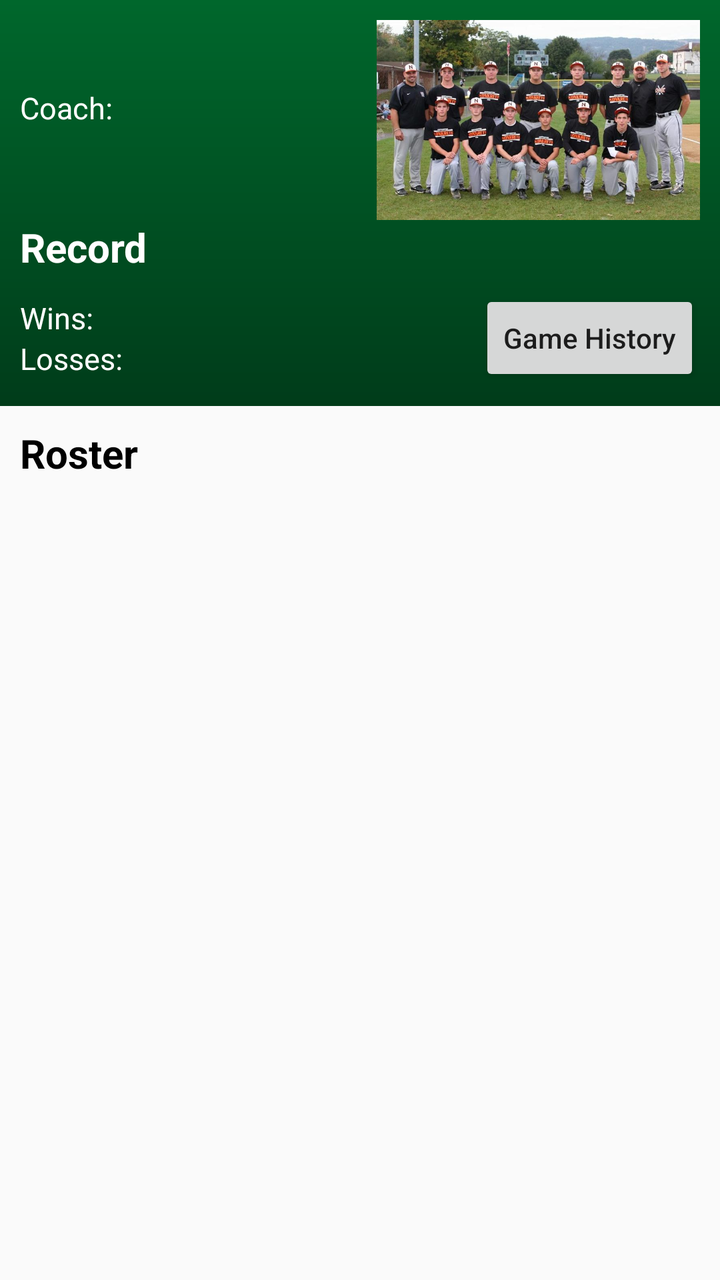
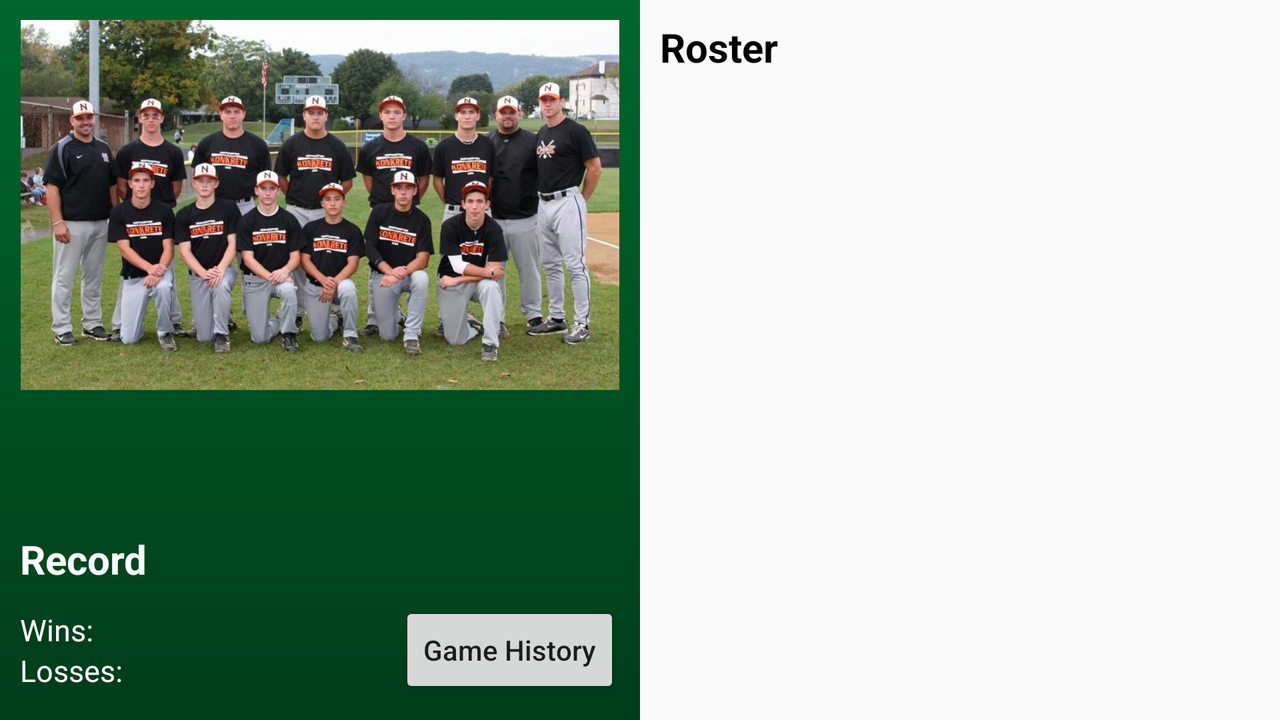

First picture: res/layout/ on a phone held upright. Second picture: the repository's own variant of that layout, on a device whose configuration matches the variant's folder. Source for both follows.
<!-- AndroidManifest.xml: application theme AppTheme -->
<!-- res/layout/activity_team_information.xml -->
<?xml version="1.0" encoding="utf-8"?>
<LinearLayout
	xmlns:android="http://schemas.android.com/apk/res/android"
	android:layout_width="match_parent"
	android:layout_height="match_parent"
	android:orientation="vertical">

	<LinearLayout
		android:layout_width="match_parent"
		android:layout_height="wrap_content"
		android:background="@drawable/gradient_background"
		android:orientation="vertical"
		android:padding="10dp">

		<LinearLayout
			android:layout_width="match_parent"
			android:layout_height="wrap_content"
			android:orientation="horizontal">

			<LinearLayout
				android:layout_width="0dp"
				android:layout_height="wrap_content"
				android:layout_weight="1"
				android:orientation="vertical">

				<TextView
					android:id="@+id/stats_team_name"
					android:layout_width="wrap_content"
					android:layout_height="wrap_content"
					android:textColor="@color/white"
					android:textSize="25sp"
					android:textStyle="bold|italic"/>

				<LinearLayout
					android:layout_width="match_parent"
					android:layout_height="wrap_content"
					android:layout_marginBottom="15dp"
					android:orientation="horizontal">

					<TextView
						android:layout_width="wrap_content"
						android:layout_height="wrap_content"
						android:layout_gravity="center_vertical|fill"
						android:layout_marginEnd="5dp"
						android:layout_marginRight="5dp"
						android:text="@string/coach_name"
						android:textColor="@color/white"
						android:textSize="15sp"/>

					<TextView
						android:id="@+id/stats_coach_name"
						android:layout_width="wrap_content"
						android:layout_height="wrap_content"
						android:textColor="@color/white"
						android:textSize="15sp"/>

				</LinearLayout>

			</LinearLayout>

			<ImageView
				android:layout_width="wrap_content"
				android:layout_height="wrap_content"
				android:layout_marginLeft="7dp"
				android:layout_marginStart="7dp"
				android:adjustViewBounds="true"
				android:contentDescription="@string/team_picture"
				android:maxHeight="100dp"
				android:maxWidth="200dp"
				android:src="@drawable/team"/>

		</LinearLayout>

		<TextView
			android:layout_width="wrap_content"
			android:layout_height="wrap_content"
			android:gravity="start"
			android:text="@string/record"
			android:textColor="@color/white"
			android:textSize="20sp"
			android:textStyle="bold"/>

		<View
			android:layout_width="fill_parent"
			android:layout_height="3dp"
			android:layout_marginBottom="5dp"
			android:layout_marginTop="0dp"
			android:background="@color/lightGreen"/>

		<LinearLayout
			android:layout_width="match_parent"
			android:layout_height="wrap_content"
			android:gravity="center_vertical"
			android:orientation="horizontal">

			<LinearLayout
				android:layout_width="0dp"
				android:layout_height="wrap_content"
				android:layout_weight="1"
				android:orientation="vertical">

				<LinearLayout
					android:layout_width="match_parent"
					android:layout_height="wrap_content"
					android:orientation="horizontal">

					<TextView
						android:layout_width="wrap_content"
						android:layout_height="wrap_content"
						android:layout_marginEnd="5dp"
						android:layout_marginRight="5dp"
						android:text="@string/win"
						android:textColor="@color/white"
						android:textSize="15sp"/>

					<TextView
						android:id="@+id/stats_team_win"
						android:layout_width="wrap_content"
						android:layout_height="wrap_content"
						android:textColor="@color/white"
						android:textSize="15sp"/>

				</LinearLayout>

				<LinearLayout
					android:layout_width="match_parent"
					android:layout_height="wrap_content"
					android:orientation="horizontal">

					<TextView
						android:layout_width="wrap_content"
						android:layout_height="wrap_content"
						android:layout_marginEnd="5dp"
						android:layout_marginRight="5dp"
						android:text="@string/lose"
						android:textColor="@color/white"
						android:textSize="15sp"/>

					<TextView
						android:id="@+id/stats_team_lose"
						android:layout_width="wrap_content"
						android:layout_height="wrap_content"
						android:textColor="@color/white"
						android:textSize="15sp"/>

				</LinearLayout>

			</LinearLayout>

			<Button
				android:layout_width="wrap_content"
				android:layout_height="wrap_content"
				android:text="@string/game_history"
				android:textAllCaps="false"/>

		</LinearLayout>

	</LinearLayout>

	<LinearLayout
		android:layout_width="wrap_content"
		android:layout_height="wrap_content"
		android:orientation="vertical"
		android:padding="10dp">

		<LinearLayout
			android:layout_width="match_parent"
			android:layout_height="wrap_content"
			android:orientation="horizontal">

			<TextView
				android:layout_width="0dp"
				android:layout_height="wrap_content"
				android:layout_weight="1"
				android:gravity="start"
				android:text="@string/roster"
				android:textColor="@color/black"
				android:textSize="20sp"
				android:textStyle="bold"/>

			<TextView
				android:id="@+id/stats_team_total_players"
				android:layout_width="wrap_content"
				android:layout_height="wrap_content"
				android:gravity="end"
				android:textColor="@color/black"
				android:textSize="15sp"/>

		</LinearLayout>

		<View
			android:layout_width="fill_parent"
			android:layout_height="3dp"
			android:layout_marginBottom="10dp"
			android:layout_marginTop="0dp"
			android:background="@color/lightGreen"/>

		<ListView
			android:id="@+id/players_list"
			android:layout_width="match_parent"
			android:layout_height="0dp"
			android:layout_weight="1"
			android:divider="@null"
			android:dividerHeight="12dp"/>

	</LinearLayout>

</LinearLayout>
<!-- resources referenced by this layout -->
<resources>
  <color name="black">#000000</color>
  <color name="white">#ffffff</color>
  <!-- drawable gradient_background (drawable) -->
  <?xml version="1.0" encoding="utf-8"?>
  <shape xmlns:android="http://schemas.android.com/apk/res/android">
  	<gradient
  		android:angle="270"
  		android:endColor="#003c1a"
  		android:startColor="#00672c"/>
  </shape>
  <!-- drawable team: jpg bitmap (drawable-nodpi, 85158 bytes) -->
  <string name="coach_name">Coach:</string>
  <string name="game_history">Game History</string>
  <string name="lose">Losses:</string>
  <string name="record">Record</string>
  <string name="roster">Roster</string>
  <string name="team_picture">team picture</string>
  <string name="win">Wins:</string>
  <style name="AppTheme" parent="Theme.AppCompat.Light.DarkActionBar">
  		<item name="colorPrimary">@color/ColorPrimary</item>
  		<item name="colorPrimaryDark">@color/ColorPrimaryDark</item>
  	</style>
  <color name="ColorPrimary">#005826</color>
  <color name="ColorPrimaryDark">#004a1f</color>
</resources>
<!-- res/layout-land/activity_team_information.xml (the repository's variant of the layout above) -->
<!-- drawn on the phone turned sideways -->
<?xml version="1.0" encoding="utf-8"?>
<LinearLayout
	xmlns:android="http://schemas.android.com/apk/res/android"
	android:layout_width="match_parent"
	android:layout_height="match_parent"
	android:baselineAligned="false"
	android:orientation="horizontal"
	android:weightSum="2">

	<ScrollView
		android:layout_width="0dp"
		android:layout_height="match_parent"
		android:layout_weight="1"
		android:background="@drawable/gradient_background">

		<LinearLayout
			android:layout_width="match_parent"
			android:layout_height="wrap_content"
			android:orientation="vertical"
			android:padding="10dp">

			<ImageView
				android:layout_width="match_parent"
				android:layout_height="wrap_content"
				android:layout_marginBottom="7dp"
				android:adjustViewBounds="true"
				android:contentDescription="@string/team_picture"
				android:src="@drawable/team"/>

			<LinearLayout
				android:layout_width="wrap_content"
				android:layout_height="wrap_content"
				android:layout_marginBottom="10dp"
				android:orientation="vertical">

				<TextView
					android:id="@+id/stats_team_name"
					android:layout_width="wrap_content"
					android:layout_height="wrap_content"
					android:textColor="@color/white"
					android:textSize="25sp"
					android:textStyle="bold|italic"/>

				<LinearLayout
					android:layout_width="match_parent"
					android:layout_height="wrap_content"
					android:orientation="horizontal">

					<TextView
						android:layout_width="wrap_content"
						android:layout_height="wrap_content"
						android:layout_gravity="center_vertical|fill"
						android:layout_marginEnd="5dp"
						android:layout_marginRight="5dp"
						android:text="@string/coach_name"
						android:textColor="@color/white"
						android:textSize="15sp"/>

					<TextView
						android:id="@+id/stats_coach_name"
						android:layout_width="wrap_content"
						android:layout_height="wrap_content"
						android:textColor="@color/white"
						android:textSize="15sp"/>

				</LinearLayout>

			</LinearLayout>

			<TextView
				android:layout_width="wrap_content"
				android:layout_height="wrap_content"
				android:gravity="start"
				android:text="@string/record"
				android:textColor="@color/white"
				android:textSize="20sp"
				android:textStyle="bold"/>

			<View
				android:layout_width="fill_parent"
				android:layout_height="3dp"
				android:layout_marginBottom="5dp"
				android:layout_marginTop="0dp"
				android:background="@color/lightGreen"/>

			<LinearLayout
				android:layout_width="match_parent"
				android:layout_height="wrap_content"
				android:gravity="center_vertical"
				android:orientation="horizontal">

				<LinearLayout
					android:layout_width="0dp"
					android:layout_height="wrap_content"
					android:layout_weight="1"
					android:orientation="vertical">

					<LinearLayout
						android:layout_width="match_parent"
						android:layout_height="wrap_content"
						android:orientation="horizontal">

						<TextView
							android:layout_width="wrap_content"
							android:layout_height="wrap_content"
							android:layout_marginEnd="5dp"
							android:layout_marginRight="5dp"
							android:text="@string/win"
							android:textColor="@color/white"
							android:textSize="15sp"/>

						<TextView
							android:id="@+id/stats_team_win"
							android:layout_width="wrap_content"
							android:layout_height="wrap_content"
							android:textColor="@color/white"
							android:textSize="15sp"/>

					</LinearLayout>

					<LinearLayout
						android:layout_width="match_parent"
						android:layout_height="wrap_content"
						android:orientation="horizontal">

						<TextView
							android:layout_width="wrap_content"
							android:layout_height="wrap_content"
							android:layout_marginEnd="5dp"
							android:layout_marginRight="5dp"
							android:text="@string/lose"
							android:textColor="@color/white"
							android:textSize="15sp"/>

						<TextView
							android:id="@+id/stats_team_lose"
							android:layout_width="wrap_content"
							android:layout_height="wrap_content"
							android:textColor="@color/white"
							android:textSize="15sp"/>

					</LinearLayout>

				</LinearLayout>

				<Button
					android:layout_width="wrap_content"
					android:layout_height="wrap_content"
					android:text="@string/game_history"
					android:textAllCaps="false"/>

			</LinearLayout>

		</LinearLayout>

	</ScrollView>

	<LinearLayout
		android:layout_width="0dp"
		android:layout_height="wrap_content"
		android:layout_weight="1"
		android:orientation="vertical"
		android:padding="10dp">

		<LinearLayout
			android:layout_width="match_parent"
			android:layout_height="wrap_content"
			android:orientation="horizontal">

			<TextView
				android:layout_width="0dp"
				android:layout_height="wrap_content"
				android:layout_weight="1"
				android:gravity="start"
				android:text="@string/roster"
				android:textColor="@color/black"
				android:textSize="20sp"
				android:textStyle="bold"/>

			<TextView
				android:id="@+id/stats_team_total_players"
				android:layout_width="wrap_content"
				android:layout_height="wrap_content"
				android:gravity="end"
				android:textColor="@color/black"
				android:textSize="15sp"/>

		</LinearLayout>

		<View
			android:layout_width="fill_parent"
			android:layout_height="3dp"
			android:layout_marginBottom="10dp"
			android:layout_marginTop="0dp"
			android:background="@color/lightGreen"/>

		<ListView
			android:id="@+id/players_list"
			android:layout_width="match_parent"
			android:layout_height="match_parent"
			android:divider="@null"
			android:dividerHeight="12dp"/>

	</LinearLayout>

</LinearLayout>
